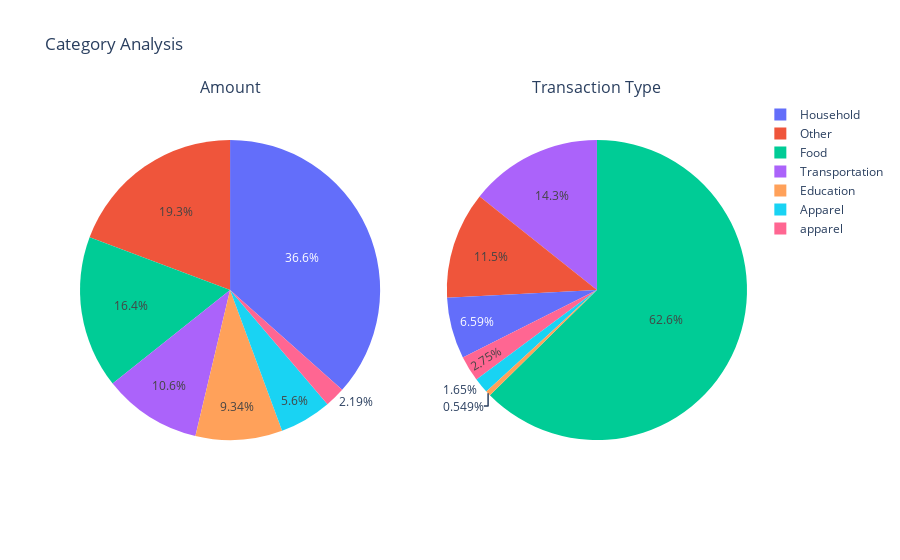

The code cell stored with this chart in its notebook:
### Code cell
pfd_by_cat = count_sum(debits, "Category")
pfd_by_cat

### Figure 1 — Plotly figure (JSON) as saved in the notebook; plotly's stock layout.template omitted (floating-point values rounded to 4 significant figures)
{"data": [{"domain": {"x": [0, 0.45], "y": [0, 1]}, "labels": ["Apparel", "Education", "Food", "Household", "Other", "Transportation", "apparel"], "name": "Amount", "type": "pie", "values": [8396, 14000, 24610.0, 54810, 28887, 15870.0, 3279.0]}, {"domain": {"x": [0.55, 1], "y": [0, 1]}, "labels": ["Apparel", "Education", "Food", "Household", "Other", "Transportation", "apparel"], "name": "Transaction Type", "type": "pie", "values": [3, 1, 114, 12, 21, 26, 5]}], "layout": {"annotations": [{"font": {"size": 16}, "showarrow": false, "text": "Amount", "x": 0.225, "xanchor": "center", "xref": "paper", "y": 1, "yanchor": "bottom", "yref": "paper"}, {"font": {"size": 16}, "showarrow": false, "text": "Transaction Type", "x": 0.775, "xanchor": "center", "xref": "paper", "y": 1, "yanchor": "bottom", "yref": "paper"}], "autosize": true, "title": {"text": "Category Analysis"}}}
